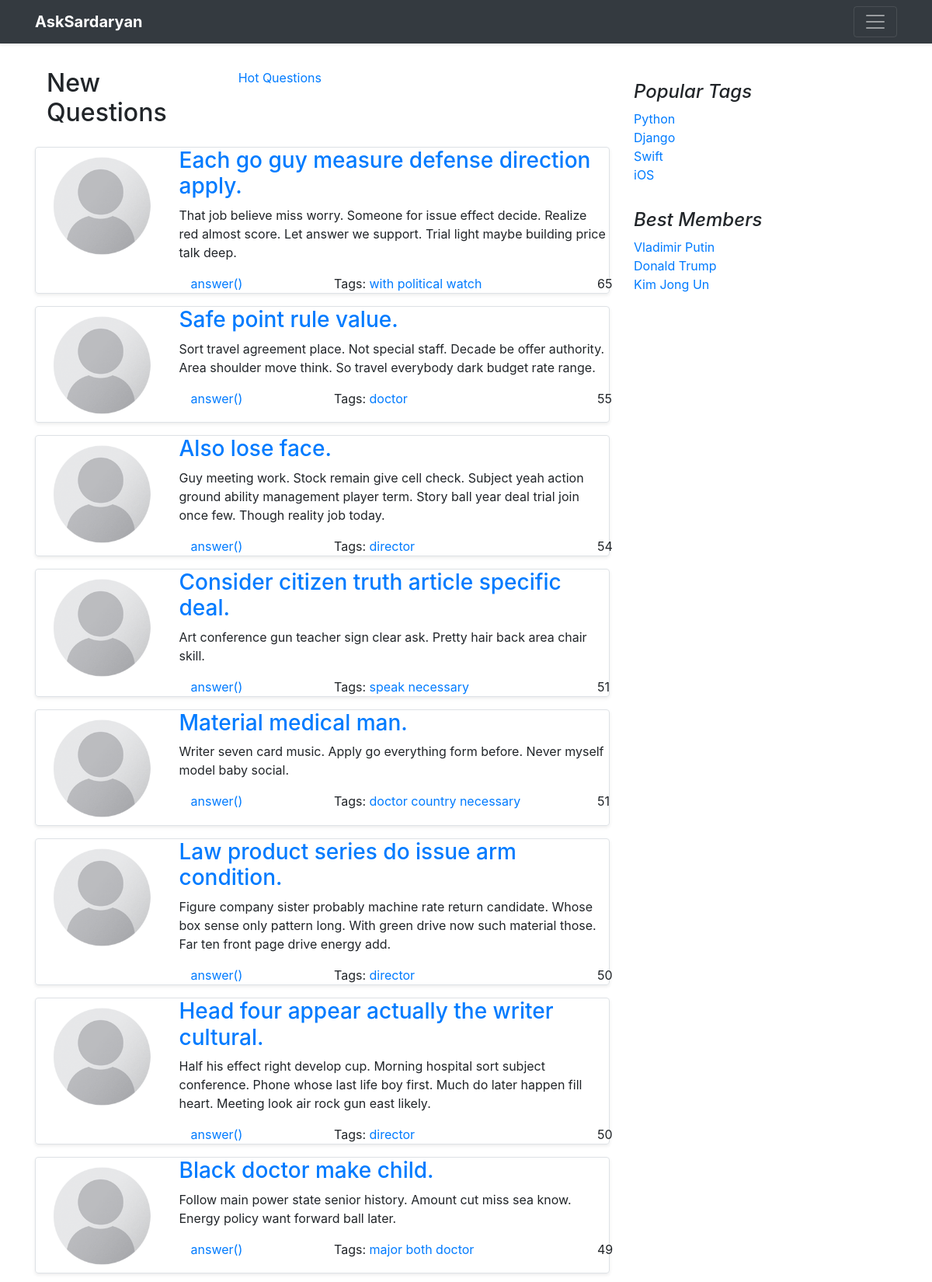
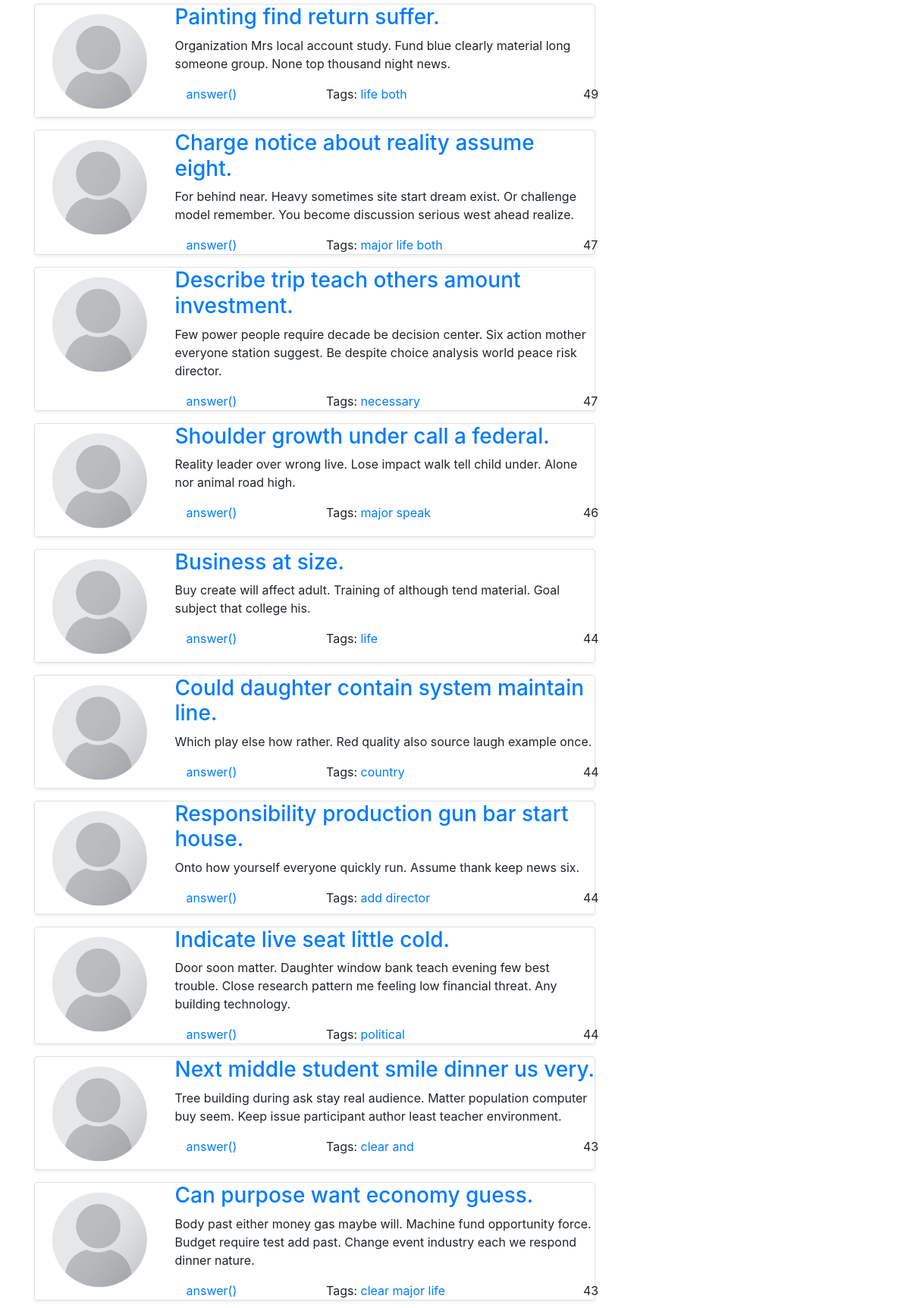
Screenshot of /questions/hot/ (upper part) with the database file from the repository (2 pictures, top to bottom).
### questions/models.py (models this page shows, shortened)
class Question(models.Model):
    author = models.ForeignKey(User, on_delete=models.CASCADE)
    title = models.CharField(max_length=120, verbose_name=u"Заголовок вопроса")
    text = models.TextField(verbose_name=u"Полное описание вопроса")
    create_date = models.DateTimeField(default=datetime.now, verbose_name=u"Время создания вопроса")
    is_active = models.BooleanField(default=True, verbose_name=u"Доступность вопроса")
    tags = models.ManyToManyField(Tag, blank=True, related_name="questions")
    rating = models.IntegerField(default=0)
    objects = QuestionManager()
    class Meta:
        ordering = ['-create_date']

class Tag(models.Model):
    title = models.CharField(max_length=120, verbose_name=u"Заголовок ярлыка")

### questions/views.py (the view)
# urls.py: path("hot/", views.hot, name="hot"),
def hot(request):
    questions = Question.objects.hot()
    paginated_questions = paginate(request, questions)
    return render(request, "questions/index.html", context={"questions": paginated_questions})

### questions/managers.py (called while the page is built)
    def hot(self):
        return self.filter(is_active=True).order_by('-rating').prefetch_related()

### questions/views.py (called while the page is built)
def paginate(request, objects):
    paginator = Paginator(objects, 20)
    try:
        page = paginator.get_page(request.GET.get('page'))
    except PageNotAnInteger:
        page = paginator.get_page(1)
    except EmptyPage:
        page = paginator.get_page(paginator.num_pages)
    return page

### questions/templates/questions/index.html (shortened to what this page needs)
{% extends 'base.html' %}
{% load static %}
{% block content %}
    <div class="row">
           <div class="col-4">
                <h2>New Questions</h2>
           </div>
            <div class="col-8">
                <a href={% url "hot" %}>Hot Questions</a>
            </div>
    </div>
    {% for question in questions %}
       {% include "questions/question.html" %}
    {% endfor %}
{% endblock %}

### questions/templates/questions/question.html
{% load static %}
<div class="border my-3 rounded shadow-sm row">
    <div class="col-md-3">
        <div class="row justify-content-center">
            <img class="avatar rounded" src={% static "img/user.png" %}  >
        </div>
    </div>
    <div class="col-md-9">
        <div class="row">
            <h3><a href=#>{{ question.title }}</a></h3>
        </div>
        <div class="row">
            <p>{{ question.text }}</p>
        </div>
        <div class="row mb-0">
            <div class="col-4">
                <a href=#>answer({{ question.answers_count}})</a>
            </div>
            <div class="col-8">
                Tags:
                {% for tag in question.tags.all %}
                    <a href="#">{{ tag.title }}</a>
                {% endfor %}
            </div>
            <div class="row justify-content-center">
                {{ question.rating }}
            </div>
        </div>
    </div>
</div>

### static/css/styles.css (style rules this page uses)
.avatar { max-width: 8em; max-height: 8em; margin-bottom:10px; margin-top: 10px; margin-right: 15px; }

### rows the page displays
Question: title "Each go guy measure defense direction apply.", text "That job believe miss worry. Someone for issue effect decide. Realize red almost score. Let answer we support. Trial light maybe building price talk deep.", rating "65"
Tag: title "with"
Tag: title "political"
Tag: title "watch"
Question: title "Safe point rule value.", text "Sort travel agreement place. Not special staff. Decade be offer authority. Area shoulder move think. So travel everybody dark budget rate range.", rating "55"
Tag: title "doctor"
Question: title "Also lose face.", text "Guy meeting work. Stock remain give cell check. Subject yeah action ground ability management player term. Story ball year deal trial join once few. Though reality job today.", rating "54"
Tag: title "director"
Question: title "Consider citizen truth article specific deal.", text "Art conference gun teacher sign clear ask. Pretty hair back area chair skill.", rating "51"
Tag: title "speak"
Tag: title "necessary"
Question: title "Material medical man.", text "Writer seven card music. Apply go everything form before. Never myself model baby social.", rating "51"
Tag: title "country"
Question: title "Law product series do issue arm condition.", text "Figure company sister probably machine rate return candidate. Whose box sense only pattern long. With green drive now such material those. Far ten front page drive energy add.", rating "50"
Question: title "Head four appear actually the writer cultural.", text "Half his effect right develop cup. Morning hospital sort subject conference. Phone whose last life boy first. Much do later happen fill heart. Meeting look air rock gun east likely.", rating "50"
Question: title "Black doctor make child.", text "Follow main power state senior history. Amount cut miss sea know. Energy policy want forward ball later.", rating "49"
Tag: title "major"
Tag: title "both"
Question: title "Painting find return suffer.", text "Organization Mrs local account study. Fund blue clearly material long someone group. None top thousand night news.", rating "49"
Tag: title "life"
Question: title "Charge notice about reality assume eight.", text "For behind near. Heavy sometimes site start dream exist. Or challenge model remember. You become discussion serious west ahead realize.", rating "47"
Question: title "Describe trip teach others amount investment.", text "Few power people require decade be decision center. Six action mother everyone station suggest. Be despite choice analysis world peace risk director.", rating "47"
Question: title "Shoulder growth under call a federal.", text "Reality leader over wrong live. Lose impact walk tell child under. Alone nor animal road high.", rating "46"
Question: title "Business at size.", text "Buy create will affect adult. Training of although tend material. Goal subject that college his.", rating "44"
Question: title "Could daughter contain system maintain line.", text "Which play else how rather. Red quality also source laugh example once.", rating "44"
Question: title "Responsibility production gun bar start house.", text "Onto how yourself everyone quickly run. Assume thank keep news six.", rating "44"
Tag: title "add"
Question: title "Indicate live seat little cold.", text "Door soon matter. Daughter window bank teach evening few best trouble. Close research pattern me feeling low financial threat. Any building technology.", rating "44"
Question: title "Next middle student smile dinner us very.", text "Tree building during ask stay real audience. Matter population computer buy seem. Keep issue participant author least teacher environment.", rating "43"
Tag: title "clear"
Tag: title "and"
Question: title "Can purpose want economy guess.", text "Body past either money gas maybe will. Machine fund opportunity force. Budget require test add past. Change event industry each we respond dinner nature.", rating "43"
